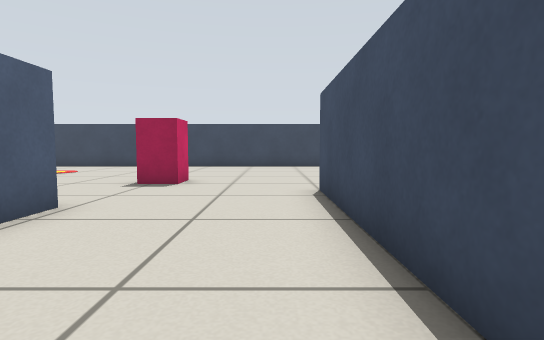
view 1 (above)

20 first-person views from a walk through a robot-simulator world made for Gazebo. The camera is 0.45 m above the floor, tilts 4° down and sees 80° across. The floor is counted in squares, 0.5 m on a side. Each view is taken from the middle of a square. On the plan, view 1 faces up. The plan holds only what a view shows up to about 12 squares ahead; the rest is blank.

view 2
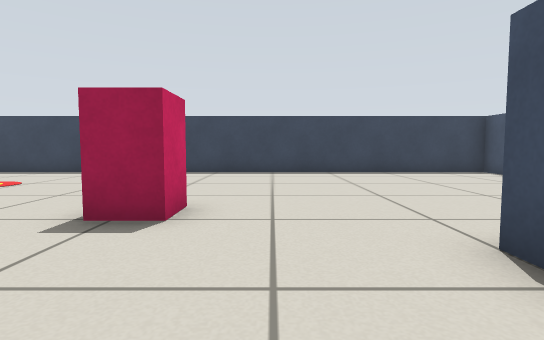

view 3
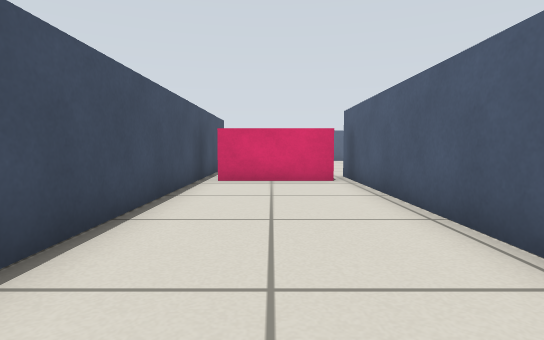

view 4
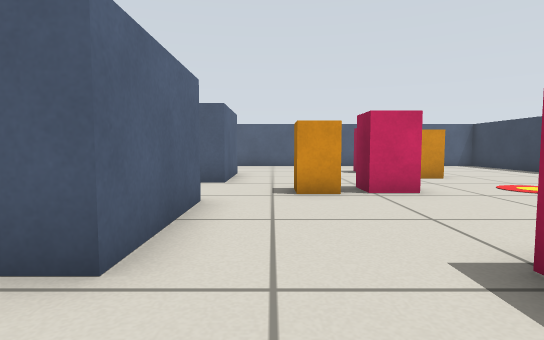

view 5
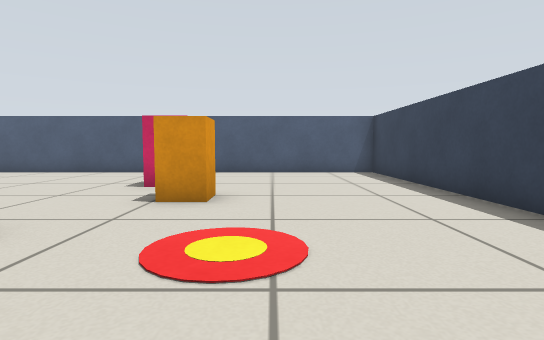

view 6
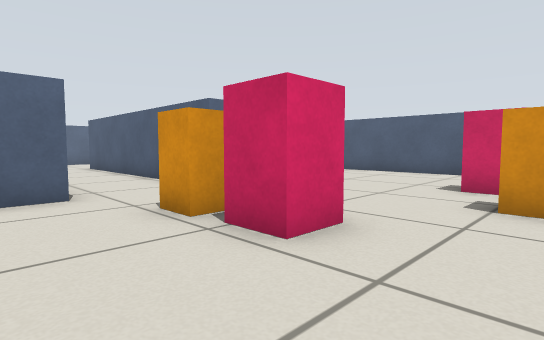

view 7
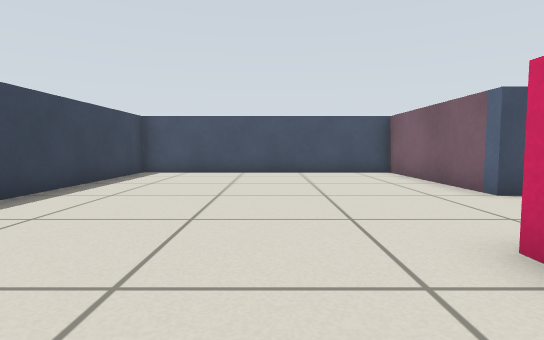

view 8
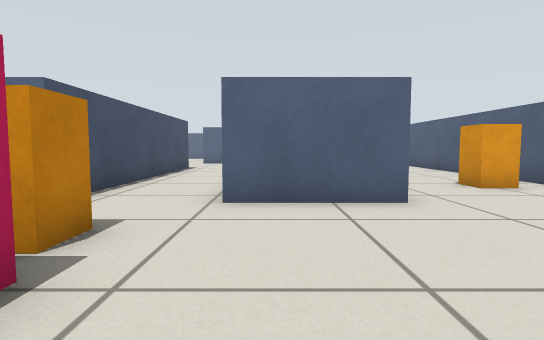

view 9
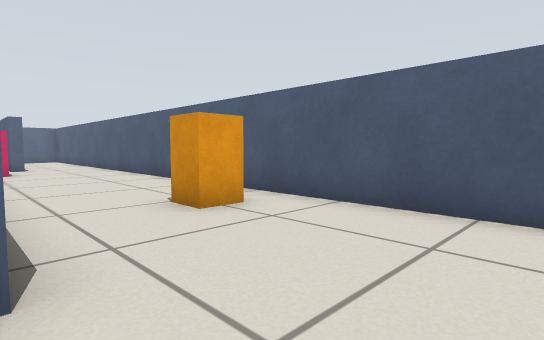

view 10
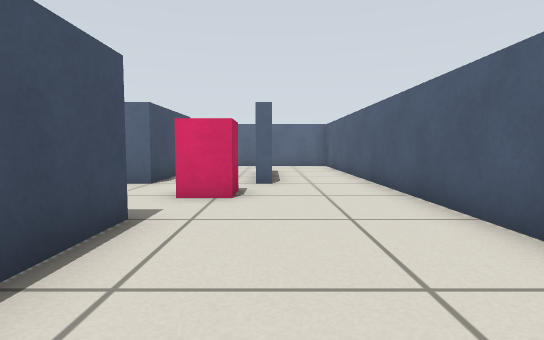

view 11
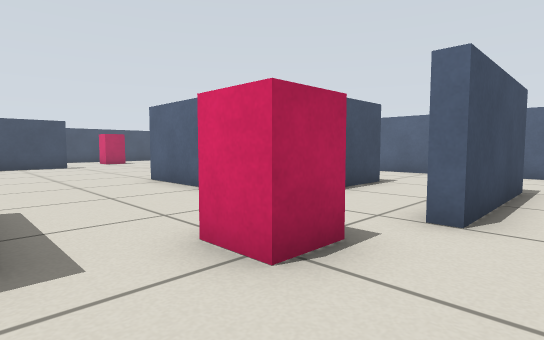

view 12
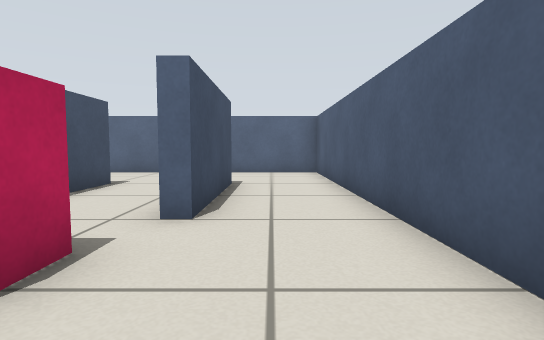

view 13
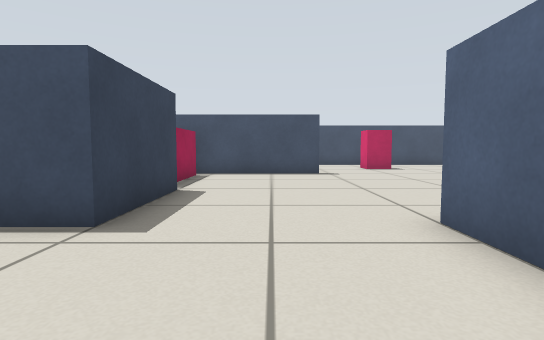

view 14
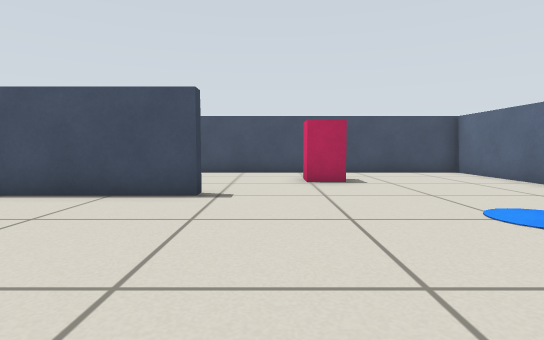

view 15
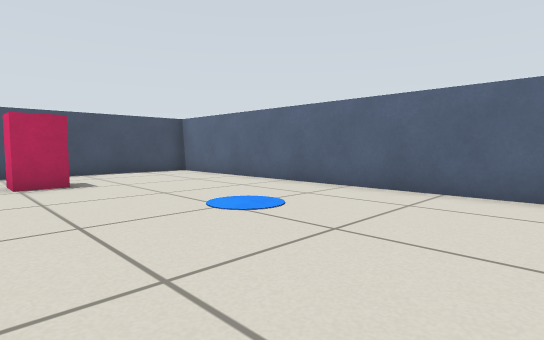

view 16
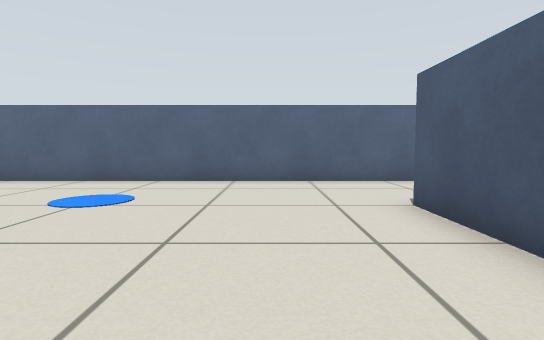

view 17
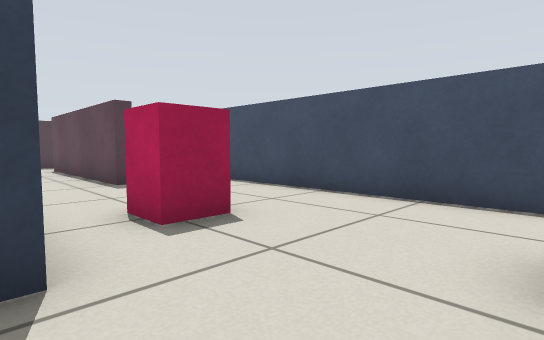

view 18
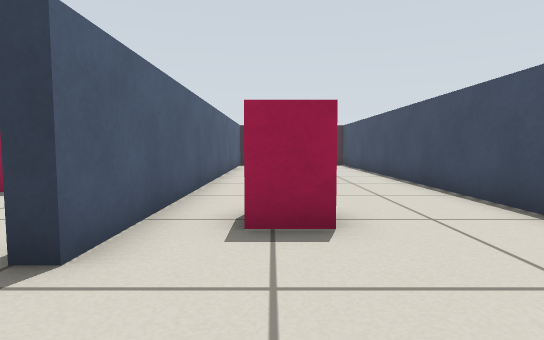

view 19
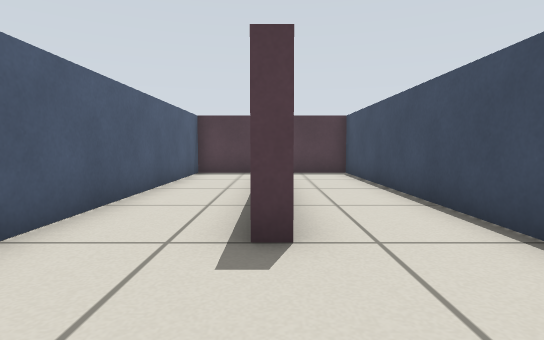

view 20
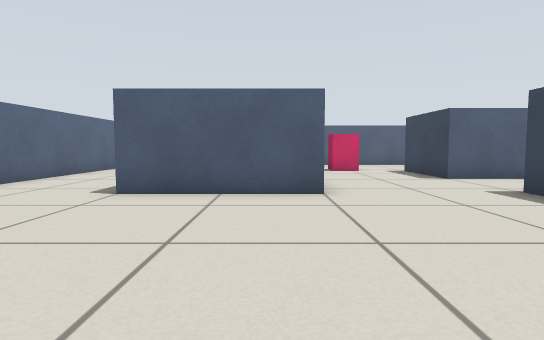

### Floor plan
Points are (right, up) in squares from view 1. A wall is a line through its corners. A room is listed if a view was taken in it or the views show most of it. See-through windows are left out.
Room 1 (views 1, 2, 14, 15, 16, 17, 18, 19, 20)
walls: (4.2, -2) (3.8, -2) (3.8, 4.2); (-6.2, -8) (-6.2, -12); (-4.4, -15.6) (6.6, -15.6) (6.6, 6.4) (4.8, 6.4); (-3.2, 4.8) (-3.2, -4) (-4.4, -4); (3.2, 6.4) (1.4, 6.4) (1.4, -7.6) (1, -7.6) (1, 4.6)
ways out: opening at (-5.3, -14) to room 2; opening at (-5.3, -6) to room 2; opening at (-1, 5) to room 2
objects: red box (-2, -3) to (0, -3); red box (3, -6); red box (4, -11) to (4, -10)
Room 2 (views 3, 4, 5, 6, 7, 8, 9, 10, 11, 12, 13)
walls: (-6.5, 4.8) (-3.2, 4.8); (-9.2, 2.4) (-9.2, -4) (-12.2, -4) (-12.2, -2); (-12.2, 4.8) (-9.2, 4.8) (-9.2, 4.1); (-4.4, -4) (-6.4, -4) (-6.4, 3.6); (1, 4.6) (1, 6.8) (6.6, 6.8) (6.6, 15.6) (-4.1, 15.6); (-16.6, 8) (-16.6, 0.2); (-16.6, -1.4) (-16.6, -15.6) (-4.4, -15.6); (-7.8, 15.6) (-16.6, 15.6) (-16.6, 9.9); (-8.8, -8) (-6.2, -8); (-11, -12.1) (-11, -8) (-10.4, -8); (-14, -12) (-14, -8) (-13.6, -8) (-13.6, -8.5)
ways out: opening at (-5.3, -14) to room 1; opening at (-5.3, -6) to room 1; opening at (-1, 5) to room 1
objects: orange box (-15, 2) to (-15, 3); red box (-13, -6); red box (-13, 9) to (-13, 10); orange box (-11, 10) to (-11, 11); orange box (-8, 7) to (-7, 7); red box (-8, 8) to (-8, 9); red box (-3, 8) to (-3, 9)

Positions as (right, up) in squares from view 1, and headings:
1: (0, 0), facing up
2: (-1, 4), facing up
3: (-1, 6), facing down
4: (-1, 6), facing left
5: (-5, 12), facing left
6: (-5, 11), facing down-left
7: (-5, 11), facing right
8: (-10, 10), facing down
9: (-12, 7), facing down-left
10: (-14, 0), facing down
11: (-15, -4), facing down-right
12: (-15, -4), facing down
13: (-10, -6), facing right
14: (-5, -9), facing right
15: (-5, -9), facing down-right
16: (-4, -7), facing down
17: (1, -10), facing up-right
18: (3, -10), facing up
19: (4, -5), facing up
20: (0, -9), facing left
